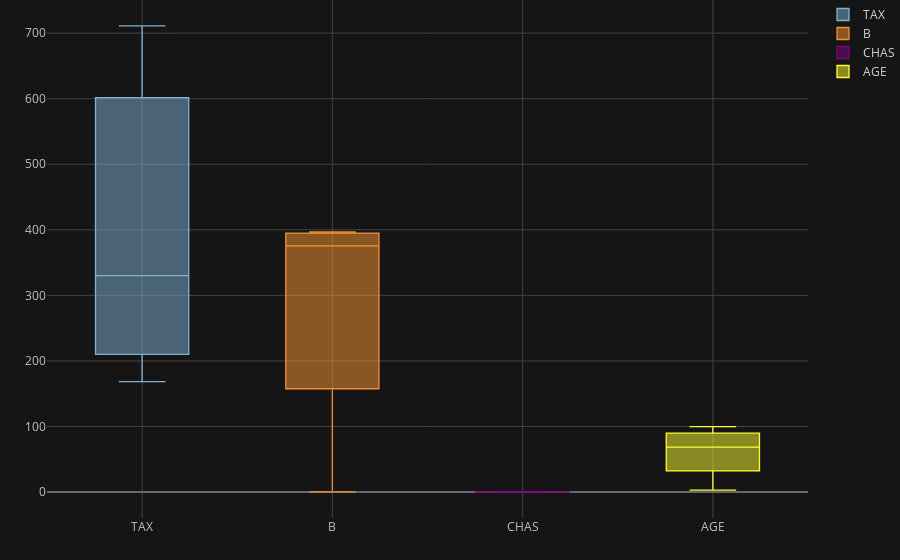

The notebook cell saved with this chart:
### Code cell
des.iplot(kind='box', margin=(0,0,0,0) ,theme='solar',keys=['TAX', 'B', 'CHAS', 'AGE'])

### Figure 1 — Plotly figure (JSON) as saved in the notebook; plotly's stock layout.template omitted (floating-point values rounded to 4 significant figures)
{"data": [{"boxpoints": false, "line": {"width": 1.3}, "marker": {"color": "rgba(128, 177, 211, 1.0)"}, "name": "TAX", "orientation": "v", "type": "box", "y": [408.2, 168.5, 187, 279, 330, 666, 711]}, {"boxpoints": false, "line": {"width": 1.3}, "marker": {"color": "rgba(255, 153, 51, 0.8999999999999999)"}, "name": "B", "orientation": "v", "type": "box", "y": [356.7, 91.29, 0.32, 375.4, 391.4, 396.2, 396.9]}, {"boxpoints": false, "line": {"width": 1.3}, "marker": {"color": "rgba(128, 0, 128, 1.0)"}, "name": "CHAS", "orientation": "v", "type": "box", "y": [0.06917, 0.254, 0, 0, 0, 0, 1]}, {"boxpoints": false, "line": {"width": 1.3}, "marker": {"color": "rgba(255, 255, 51, 1.0)"}, "name": "AGE", "orientation": "v", "type": "box", "y": [68.57, 28.15, 2.9, 45.02, 77.5, 94.07, 100]}], "layout": {"legend": {"bgcolor": "#151516", "font": {"color": "#D9D9D9"}}, "margin": {"b": 0, "l": 0, "r": 0, "t": 0}, "paper_bgcolor": "#151516", "plot_bgcolor": "#151516", "title": {"font": {"color": "#D9D9D9"}}, "xaxis": {"gridcolor": "#434343", "showgrid": true, "tickfont": {"color": "#C2C2C2"}, "title": {"font": {"color": "#D9D9D9"}, "text": ""}, "zerolinecolor": "#666570"}, "yaxis": {"gridcolor": "#434343", "showgrid": true, "tickfont": {"color": "#C2C2C2"}, "title": {"font": {"color": "#D9D9D9"}, "text": ""}, "zerolinecolor": "#666570"}}}
